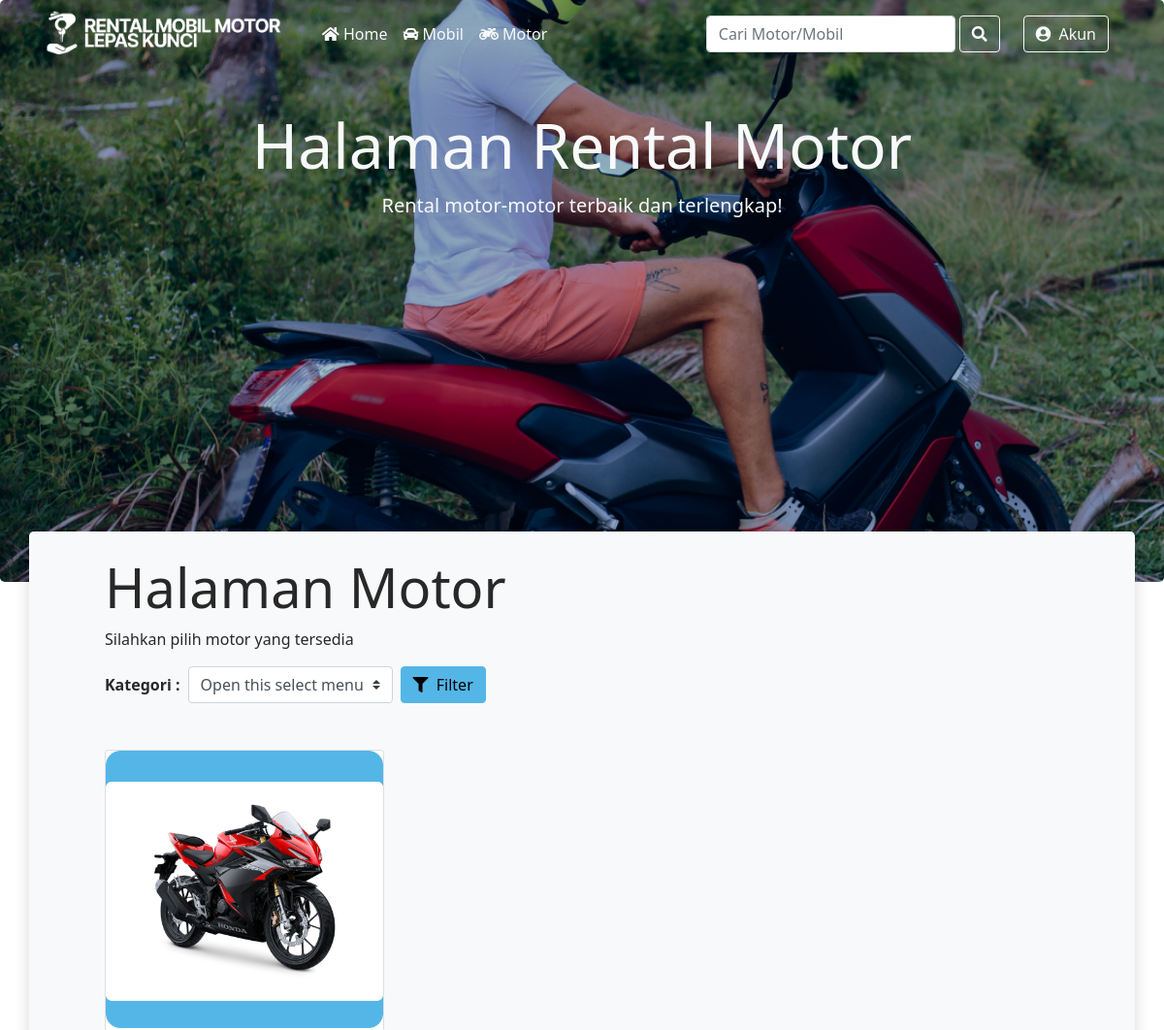
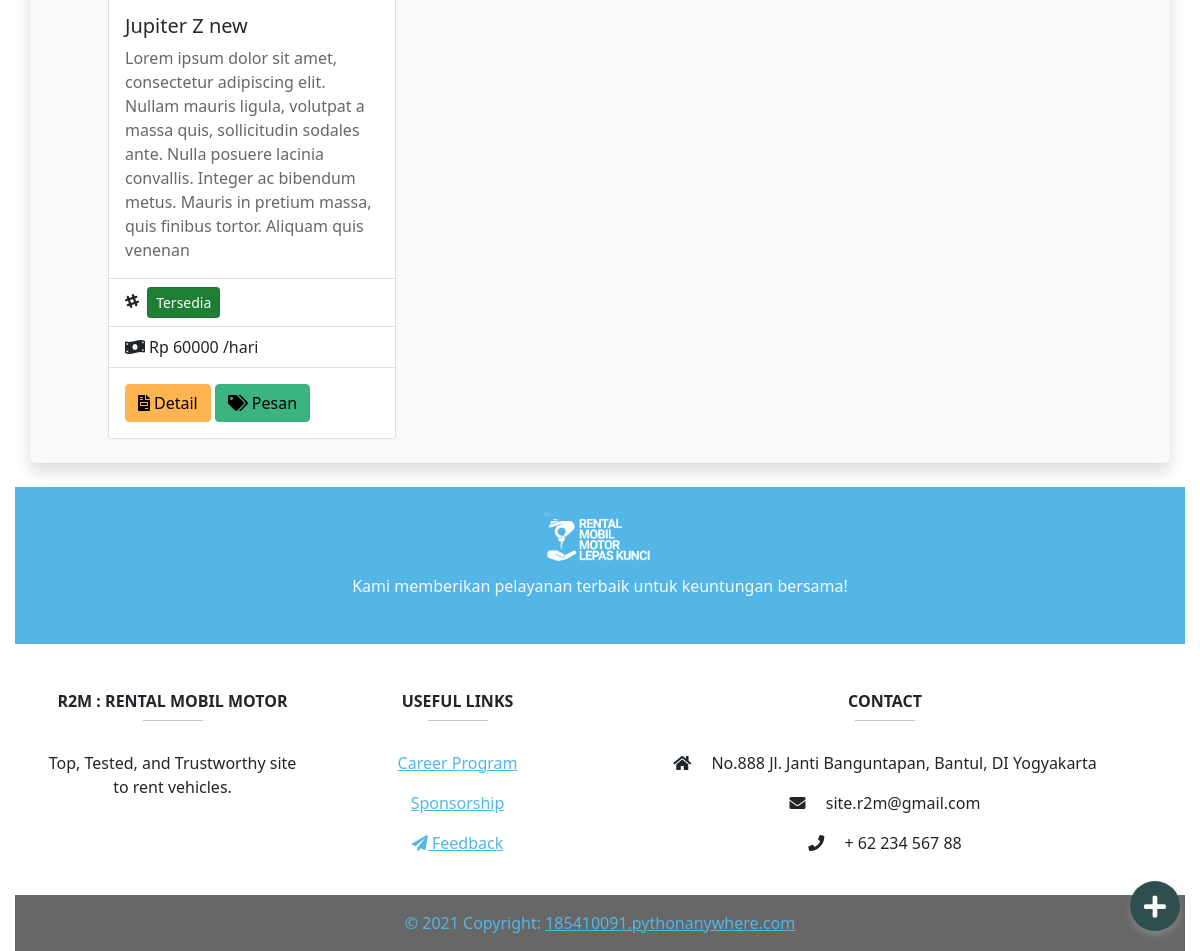
Screenshot of /motor/ with the database file from the repository (2 pictures, top to bottom).
### motor/models.py (models this page shows, shortened)
class motor(models.Model):
    kat = (
        ('Matic','Matic'),
        ('Manual','Manual'),
        ('Kopling','Kopling')
    )
    status = (
        ('Tersedia','Tersedia'),
        ('Booked','Telah Dibooking')
    )
    plat_mtr        = models.CharField(verbose_name="Nomor Plat Motor",max_length=50, primary_key=True, unique=True)
    nama_mtr        = models.CharField(verbose_name="Nama Motor",max_length=225)
    merk_mtr        = models.CharField(verbose_name="Merk",max_length=225)
    foto_mtr        = models.ImageField(verbose_name="Foto Motor",upload_to='static/motor/motor-img', blank=True)
    kategori_mtr    = models.CharField(verbose_name="Kategori",choices=kat ,max_length=225)
    warna_mtr       = models.CharField(verbose_name="Warna Motor",max_length=225)
    tahun_mtr       = models.IntegerField(verbose_name="Tahun Motor")
    harga_mtr       = models.IntegerField(verbose_name="Harga Sewa Motor")
    status_mtr      = models.CharField(verbose_name="Status Motor",choices=status, max_length=225, default="Tersedia")
    tentang_mtr     = models.TextField(verbose_name="Deskripsi Motor")
    tanggal_db_mtr  = models.DateTimeField(verbose_name="Tanggal Database Dibuat",default=timezone.now)
    slug            = models.SlugField(blank=True , editable=False)

### motor/views.py (the view)
# urls.py: path("", views.index , name="index"),
def index(request):
    p = Paginator(motor.objects.all(), 2)
    page = request.GET.get('page')
    mtr = p.get_page(page)
    context = {
        'title':"Rental Motor Page | R2M",
        'heading':"Halaman Rental Motor",
        'subheading':"Rental motor-motor terbaik dan terlengkap!",
        'mtr':mtr,
    }
    return render(request, 'motor/index.html',context)

### templates/motor/index.html (shortened to what this page needs)
{% extends 'base.html' %}
{% load static %}
{% block stylesheet %}
<link rel="stylesheet" href="{% static 'motor/css/jumbotron.css' %}" />
{% endblock stylesheet %}
{% block header %}
<div class="row m-auto ">
    <div class="col-12 w-auto">
        <h1 class="display-3 text-light text-center"><strong>{{heading}}</strong></h1>
        <p class="lead text-light text-center">{{subheading}}</p>
    </div>
</div>
{% endblock header %}
{% block content %}
<div class="row m-5">
    <div class="col-12">
        <h2 class="display-4 mt-4">Halaman Motor</h2>
        <p>Silahkan pilih motor yang tersedia </p>
        <form class="form-inline" action="">
            <label for="email" class="mr-sm-2"><strong>Kategori :</strong></label>
            <select class="custom-select">
                <option selected>Open this select menu</option>
            </select>
            <button type="submit" class="btn btn-primary ml-2"><i class="fas fa-filter mr-1"></i> Filter</button>
        </form>
    </div>
</div>
<div class="row m-4 px-4">
    {% for motor in mtr %}
    <div class="col-md-4">
        <div class="card mb-4" style="width: 18rem;">
            <img src="{{motor.foto_mtr.url}}" class="card-img-top" alt="Foto {{motor.nama_mtr}}">
            <div class="card-body">
                <h5 class="card-title">{{motor.nama_mtr}}</h5>
                <p class="card-text text-secondary">{{motor.tentang_mtr}}</p>
            </div>
            <ul class="list-group list-group-flush">
                <li class="list-group-item"><i class="fab fa-slack-hash mr-1"></i>
                    <button class="btn btn-success active btn-sm">{{motor.status_mtr}}</button></li>
                <li class="list-group-item"><i class="fas fa-money-bill-wave mr-1"></i>Rp {{motor.harga_mtr}} /hari</li>
            </ul>
            <div class="card-body">
                <a href="{% url 'motor:aboutMotor' slugInput=motor.slug %}" class="btn btn-warning"><i class="fas fa-file-invoice mr-1"></i>Detail</a>
                <a href="#" class="btn btn-success"><i class="fas fa-tags mr-1"></i>Pesan</a>
            </div>
        </div>
    </div>
    {% endfor %}
{% endblock content %}

### static/home/css/fab.css (style rules this page uses)
* { padding: 0; margin: 0; }

### rows the page displays
motor: foto_mtr (picture), nama_mtr "Jupiter Z new", tentang_mtr "Lorem ipsum dolor sit amet, consectetur adipiscing elit. Nullam mauris ligula, volutpat a massa quis, sollicitudin sodales ante. Nulla posuere lacinia convallis. Integer ac bibendum metus. Mauris in pretium massa, quis finibus tortor. Aliquam quis venenan", status_mtr "Tersedia", harga_mtr "60000"

### other values shown
{{ heading }} "Halaman Rental Motor"
{{ subheading }} "Rental motor-motor terbaik dan terlengkap!"
